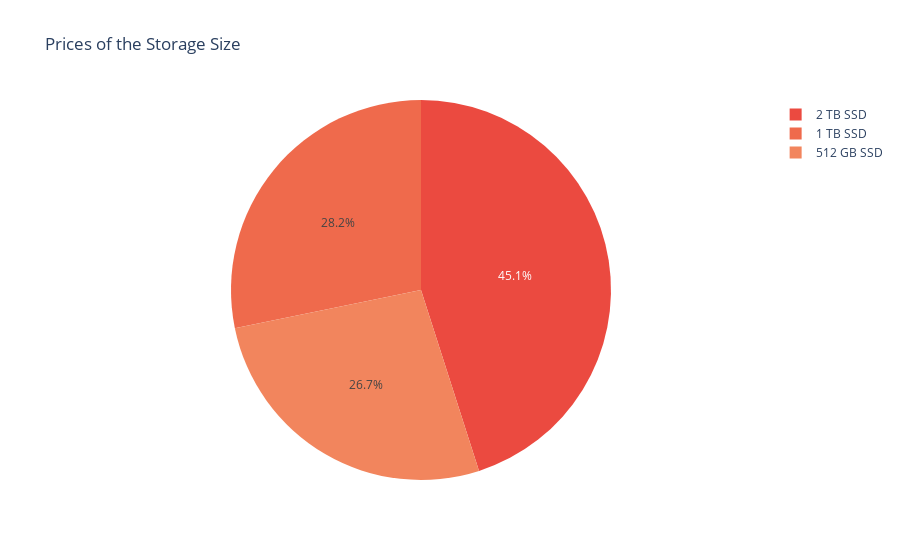

Notebook cell for this chart:
### Code cell
# Pie Chart Most Expensive and Least Expensive Storage

df_goal_7 = df.copy()
df_goal_7 = agg_df = df.groupby('Storage').agg({
    'Price': 'mean'})
df_goal_7.reset_index(inplace=True)
fig = px.pie(df_goal_7, values='Price', names='Storage', color_discrete_sequence=px.colors.sequential.Peach_r, title='Prices of the Storage Size')
fig.show()

# Goal 9: Conclusion: The Most Expensive Storage for Gaming Laptop is 2 TB SSD
# Goal 10: Conclusion: The Cheapest Storage for Gaming Laptop is 512 GB SSD

### Figure 1 — Plotly figure (JSON) as saved in the notebook; plotly's stock layout.template omitted (floating-point values rounded to 4 significant figures)
{"data": [{"domain": {"x": [0, 1], "y": [0, 1]}, "hovertemplate": "Storage=%{label}<br>Price=%{value}<extra></extra>", "labels": ["1 TB SSD", "2 TB SSD", "512 GB SSD"], "legendgroup": "", "name": "", "showlegend": true, "type": "pie", "values": [181600.0, 289990, 171990]}], "layout": {"legend": {"tracegroupgap": 0}, "piecolorway": ["rgb(235, 74, 64)", "rgb(239, 106, 76)", "rgb(242, 133, 93)", "rgb(245, 158, 114)", "rgb(248, 181, 139)", "rgb(250, 203, 166)", "rgb(253, 224, 197)"], "title": {"text": "Prices of the Storage Size"}}}
